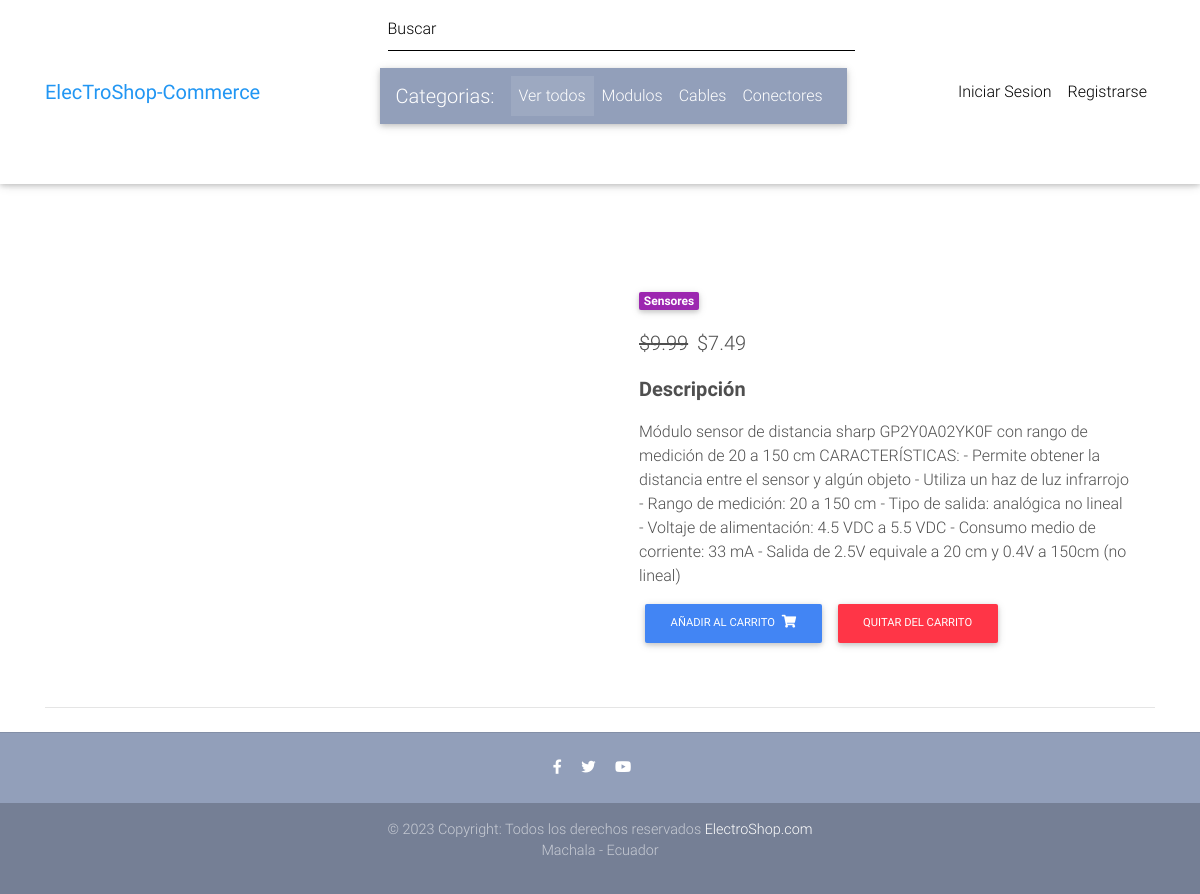
/product/sensor-GP2Y0A02YK0F/, run on the app's committed database.
### core/models.py (models this page shows, shortened)
class Item(models.Model):
    title = models.CharField(max_length=100)
    price = models.FloatField()
    discount_price = models.FloatField(blank=True, null=True)
    category = models.CharField(choices=CATEGORY_CHOICES, max_length=2)
    label = models.CharField(choices=LABEL_CHOICES, max_length=1)
    slug = models.SlugField()
    description = models.TextField()
    image = models.ImageField()
    def get_add_to_cart_url(self):
        return reverse("core:add-to-cart", kwargs={
            'slug': self.slug
        })
    def get_remove_from_cart_url(self):
        return reverse("core:remove-from-cart", kwargs={
            'slug': self.slug
        })

### core/views.py (the view)
# urls.py: path('product/<slug>/', ItemDetailView.as_view(), name='product'),
class ItemDetailView(DetailView):
    model = Item
    template_name = "product.html"

### templates/product.html (shortened to what this page needs)
{% extends "base.html" %}
{% block content %}
  <main class="mt-5 pt-4">
    <div class="container dark-grey-text mt-5">
      <div class="row wow fadeIn">
        <div class="col-md-6 mb-4">
        </div>
        <div class="col-md-6 mb-4">
          <div class="p-4">
            <div class="mb-3">
              <a href="">
                <span class="badge purple mr-1">{{ object.get_category_display }}</span>
              </a>
            </div>
            <p class="lead">
              {% if object.discount_price %}
              <span class="mr-1">
                <del>${{ object.price }}</del>
              </span>
              <span>${{ object.discount_price }}</span>
              {% else %}
              <span>${{ object.price }}</span>
              {% endif %}
            </p>
            <p class="lead font-weight-bold">Descripción</p>
            <p>{{ object.description }}</p>
            <a href="{{ object.get_add_to_cart_url }}" class="btn btn-primary btn-md my-0 p">
              Añadir al carrito
              <i class="fas fa-shopping-cart ml-1"></i>
            </a>
            <a href="{{ object.get_remove_from_cart_url }}" class="btn btn-danger btn-md my-0 p">
              Quitar del carrito
            </a>
          </div>
        </div>
      </div>
      <hr>
    </div>
  </main>
{% endblock content %}

### templates/base.html (style rules this page uses)
html, body, header, .carousel { height: 60vh; }

### data on the page
Item: category "Sensores", price "9.99", discount_price "7.49", description "Módulo sensor de distancia sharp GP2Y0A02YK0F con rango de medición de 20 a 150 cm CARACTERÍSTICAS: - Permite obtener la distancia entre el sensor y algún objeto - Utiliza un haz de luz infrarrojo - Rango de medición: 20 a 150 cm - Tipo de salida: analógica no lineal - Voltaje de alimentación: 4.5 VDC a 5.5 VDC - Consumo medio de corriente: 33 mA - Salida de 2.5V equivale a 20 cm y 0.4V a 150cm (no lineal)"
